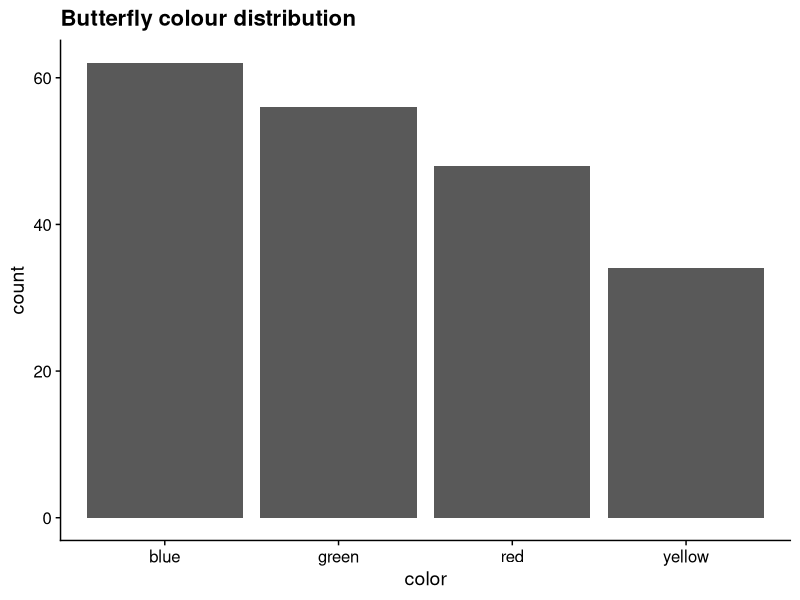
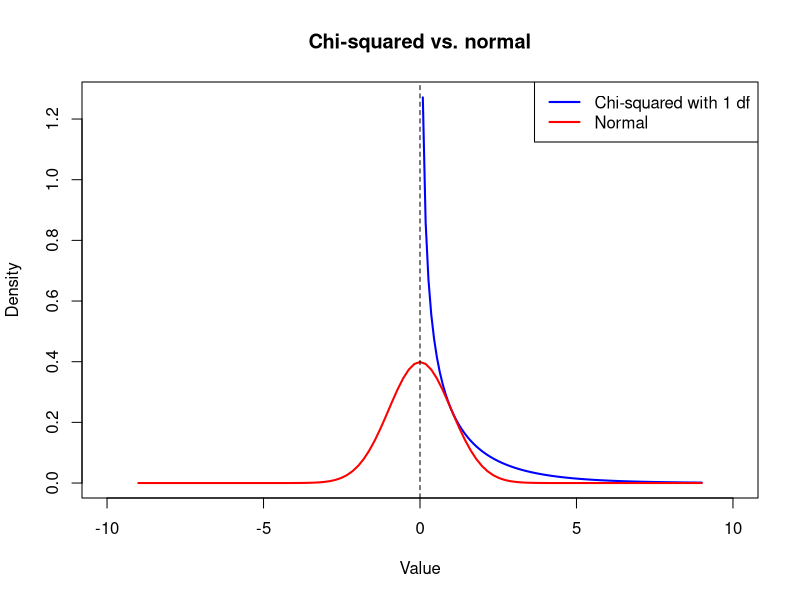
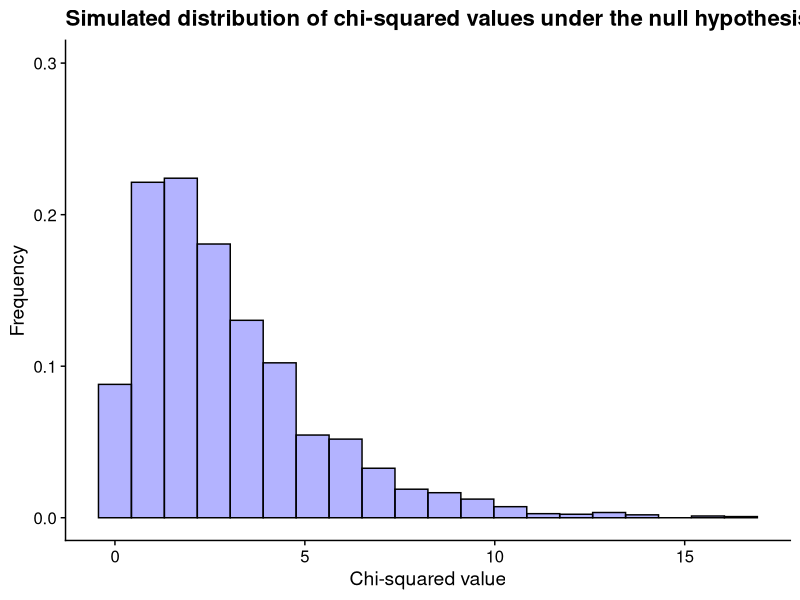
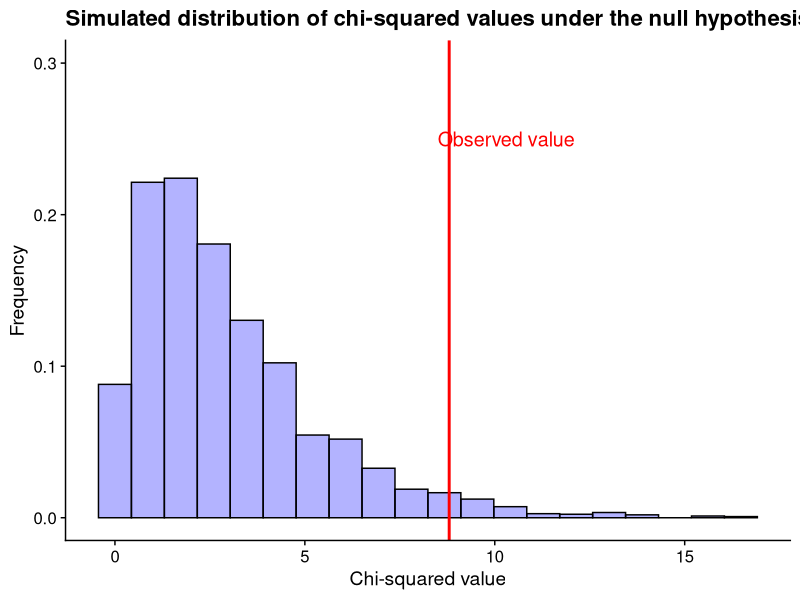
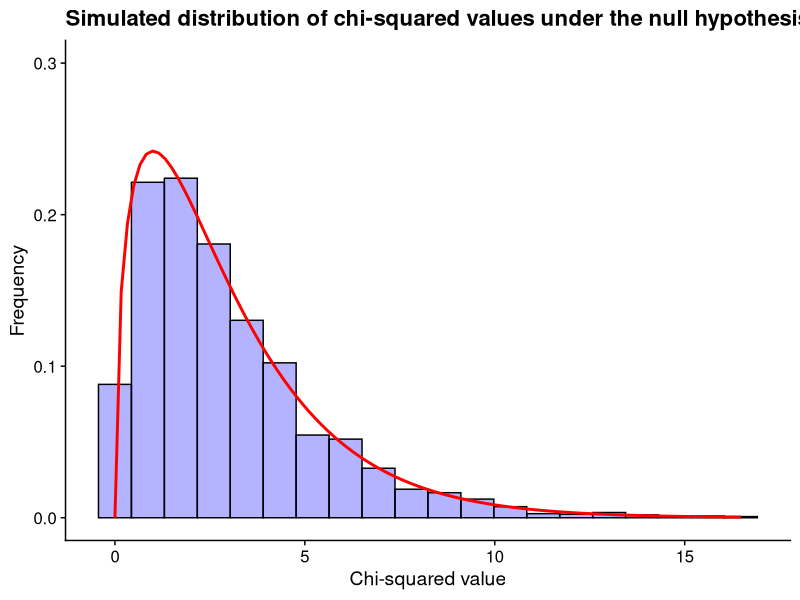
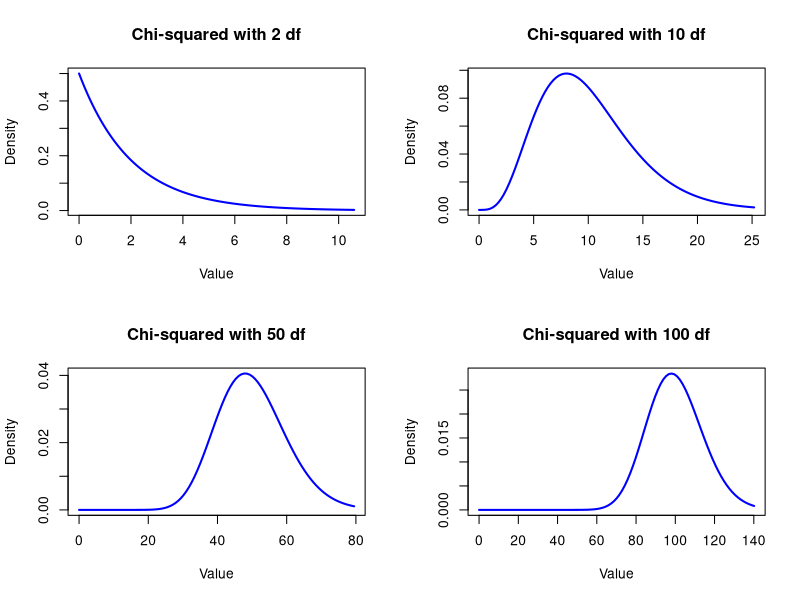
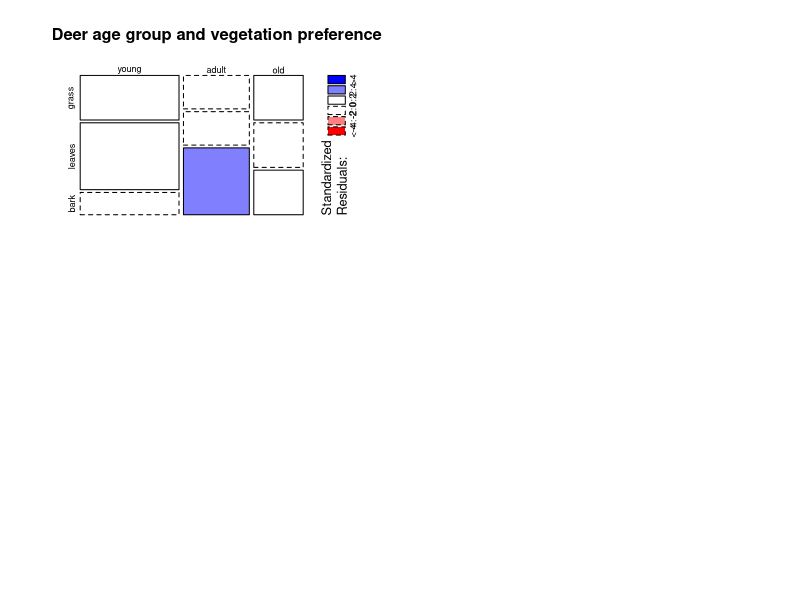
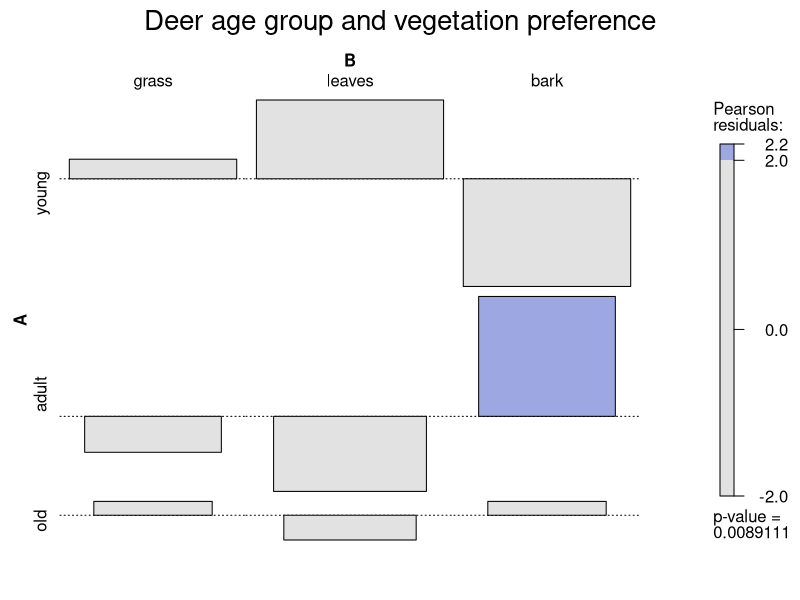

Recreate these plots in R, in order.
## ---- chunk 1
library(tidyverse)
library(cowplot)
theme_set(theme_cowplot())
## ---- chunk 2
#| code-fold: true

library(ggplot2)
# generate some butterfly data
butterfly_data <- data.frame(
    color = c("red", "blue", "green", "yellow"),
    count = c(48, 62, 56, 34)
)

# plot the data
ggplot(butterfly_data, aes(x = color, y = count)) +
    geom_bar(stat = "identity") +
    labs(title = "Butterfly colour distribution")

## ---- chunk 3
#| code-fold: true

curve(dchisq(x, df = 1), from = 0, to = 9, xlim = c(-10, 10), col = "blue", lwd = 2, ylab = "Density", xlab = "Value", main = "Chi-squared vs. normal")
curve(dnorm(x, mean = 0, sd = 1), from = -9, to = 9, col = "red", lwd = 2, add = TRUE)
abline(v = 0, col = "black", lty = 2)
legend("topright", legend = c("Chi-squared with 1 df", "Normal"), col = c("blue", "red"), lwd = 2)

## ---- chunk 4
#| code-fold: true
butterfly_data %>%
    knitr::kable()
## ---- chunk 5
#| code-fold: true
df <- butterfly_data %>%
    mutate(expected = 200 * 0.25)
knitr::kable(df)
## ---- chunk 6
#| code-fold: false
chi_squared <- sum((df$count - df$expected)^2 / df$expected)
chi_squared
## ---- chunk 7
#| code-fold: true

# simulate sampling of 200 butterflies 1000 times under the null hypothesis and plot the distribution of chi-squared values
set.seed(123)
cols <- c("red", "blue", "green", "yellow")
B <- 3000
test_statistic <- vector(mode = "numeric", length = B)
for (i in 1:B) {
    sim <- sample(
        x = cols, size = 200, replace = TRUE,
        prob = c(0.25, 0.25, 0.25, 0.25)
    )
    sim_y <- table(sim)
    test_statistic[i] <- sum((sim_y - 50)^2 / 50)
}

p1 <-
    ggplot(data.frame(test_statistic), aes(x = test_statistic)) +
    geom_histogram(aes(y = ..density..), bins = 20, fill = "blue", colour = "black", alpha = 0.3) +
    ylim(0, 0.3) +
    labs(title = "Simulated distribution of chi-squared values under the null hypothesis") +
    xlab("Chi-squared value") +
    ylab("Frequency")
p1
## ---- chunk 8
#| code-fold: true
p1 +
    geom_vline(xintercept = chi_squared, color = "red", size = 1) +
    # label the line
    annotate("text", x = chi_squared + 1.5, y = 0.25, label = "Observed value", color = "red", size = 5)
## ---- chunk 9
mean(test_statistic >= chi_squared)
## ---- chunk 10
#| code-fold: true

ggplot(data.frame(test_statistic), aes(x = test_statistic)) +
    geom_histogram(aes(y = ..density..), bins = 20, fill = "blue", colour = "black", alpha = 0.3) +
    ylim(0, 0.3) +
    stat_function(fun = dchisq, args = list(df = 3), color = "red", size = 1) +
    labs(title = "Simulated distribution of chi-squared values under the null hypothesis") +
    xlab("Chi-squared value") +
    ylab("Frequency")
## ---- chunk 11
#| code-fold: true

par(mfrow = c(2, 2))
curve(dchisq(x, df = 2), from = 0, to = qchisq(0.995, df = 2), col = "blue", lwd = 2, ylab = "Density", xlab = "Value", main = "Chi-squared with 2 df")
curve(dchisq(x, df = 10), from = 0, to = qchisq(0.995, df = 10), col = "blue", lwd = 2, ylab = "Density", xlab = "Value", main = "Chi-squared with 10 df")
curve(dchisq(x, df = 50), from = 0, to = qchisq(0.995, df = 50), col = "blue", lwd = 2, ylab = "Density", xlab = "Value", main = "Chi-squared with 50 df")
curve(dchisq(x, df = 100), from = 0, to = qchisq(0.995, df = 100), col = "blue", lwd = 2, ylab = "Density", xlab = "Value", main = "Chi-squared with 100 df")

## ---- chunk 12
#| code-fold: false

# chi-squared test for goodness of fit
fit <- chisq.test(df$count, p = rep(0.25, 4))
## ---- chunk 13
fit$observed
## ---- chunk 14
fit
## ---- chunk 15
#| code-fold: true

# create contingency table as matrix with labels
deer_data <- matrix(c(20, 30, 10, 10, 10, 20, 10, 10, 10), nrow = 3, byrow = TRUE)
rownames(deer_data) <- c("young", "adult", "old")
colnames(deer_data) <- c("grass", "leaves", "bark")
deer_data

## ---- chunk 16
#| code-fold: false

# chi-squared test for independence
fit <- chisq.test(deer_data) # exclude the age group column
fit
## ---- chunk 17
#| code-fold: true

mosaicplot(deer_data, 
  shade = TRUE,
  main = "Deer age group and vegetation preference")
## ---- chunk 18
#| code-fold: true

library(vcd)
assoc(deer_data, shade = TRUE, main = "Deer age group and vegetation preference")

